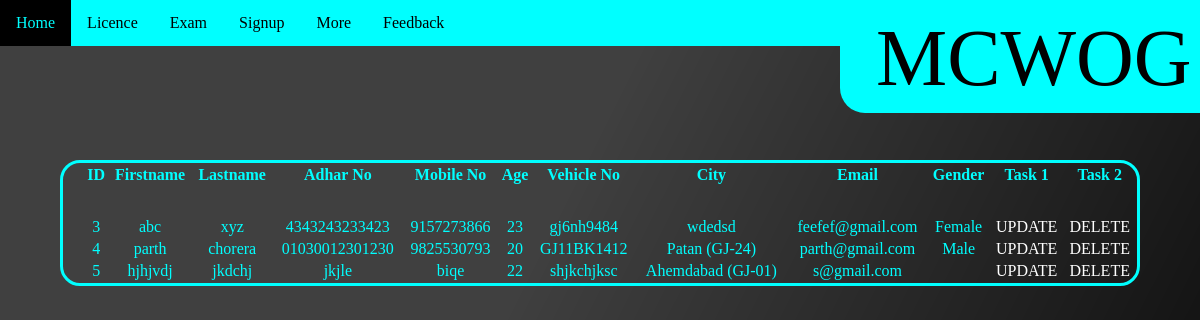
The page /admin/MCWOG.php on the database its author committed.
### tables this page shows
CREATE TABLE `mcwog` (
  `id` int(100) NOT NULL,
  `name` varchar(45) NOT NULL,
  `lname` varchar(45) NOT NULL,
  `ano` varchar(65) NOT NULL,
  `mno` varchar(45) NOT NULL,
  `age` varchar(100) NOT NULL,
  `vno` varchar(55) NOT NULL,
  `city` varchar(95) NOT NULL,
  `email` varchar(95) NOT NULL,
  `addr` varchar(200) NOT NULL,
  `gender` varchar(45) NOT NULL
);

### admin/MCWOG.php (the view, shortened to what this page needs)
<?php
    include('connect.php');
    echo "<html><head><style>
    *{
        margin: 0%;
        overflow: hidden;
        font-family: 'Lucida Sans';
    }
    body{
        background-image: url('blackBG.png');
    }
    nav ul {
        margin: 0;
        padding: 0;
        background-color:aqua;
        color: black;
        overflow: hidden;
        z-index: 5;
    }
    nav li {
        float: left;
    }
    nav li a {
        display: block;
        color:black;
        text-align: center;
        padding: 14px 16px;
        text-decoration: none;
        z-index: 5;
    }
    nav li a:hover {
        background-color: black;
        color: aqua;
    }
    .dropdown-content {
        display: none;
        position: absolute;
        background-color: black;
        color: aqua;
        min-width: 160px;
        box-shadow: 0px 8px 16px 0px rgba(0,0,0,0.2);
        z-index: 5;
    }
    .dropdown-content a {
        color: aqua;
        padding: 12px 16px;
        text-decoration: none;
        display: block;
        text-align: left;
        z-index: 5;
    }
    .dropdown:hover .dropdown-content {
        display: block;
    }
    .dropdown-content a:hover{
        background-color: aqua;
        color: black;
    }
    .link{
        color:white;
        text-decoration: none;
    }
    .head{
        width: 350px;
        height: 100px;
        background-color: aqua;
        border-radius: 25px;
        font-size: 80px;
        padding-left: 3%;
        position: absolute;
        left: 70%;
        animation-name: head;
        animation-duration: 2s;
        animation-fill-mode: forwards;
    }
    @keyframes head{
        from{bottom: 100%;}
        to{bottom: 85.9%;}
    }
    table{
        position: absolute;
        top:20%;
        left:5%;
        border: 3px solid aqua;
        border-radius:20px;
        padding-left: 20px;
        width:90%;
        color:aqua;
        animation-name: fade;
        animation-duration: 4s;
        animation-fill-mode: forwards;
    }
    @keyframes fade{
        from{opacity:0%;}
        to{opacity:100%;}
    }
    </style></head>
    <body>
    <nav>
        <ul>
            <li><a href='Home.php'>Home</a></li>
            <li class='dropdown'>
            <a class='dropbtn'>Licence</a>
            </li>
            <li><a href='exam.php'>Exam</a></li>
            <li><a href='reg.php'>Signup</a></li>
            <li class='dropdown'>
            <a class='dropbtn'>More</a>
            </li>
            <li><a href='Feedback.php'>Feedback</a></li>
        </ul>
    </nav><div class='head'>MCWOG</div>";
        echo "<table>";
        echo "<tr>";
        echo "<th>ID</th>";
        echo "<th>Firstname</th>";
        echo "<th>Lastname</th>";
        echo "<th>Adhar No</th>";
        echo "<th>Mobile No</th>";
        echo "<th>Age</th>";
        echo "<th>Vehicle No</th>";
        echo "<th>City</th>";
        echo "<th>Email</th>";
        echo "<th>Gender</th>";
        echo "<th>Task 1</th>";
        echo "<th>Task 2</th>";
        echo "</tr><tr></tr><tr></tr><tr></tr><tr></tr><tr></tr><tr></tr><tr></tr><tr></tr><tr></tr><tr></tr><tr></tr><tr></tr><tr></tr><tr></tr><tr></tr>";
        $q = mysqli_query($cn,"select * from mcwog");
    while($r = mysqli_fetch_array($q))
    {
        echo "
        <tr>
            <td><center>".$r[0]."</center></td>
            <td><center>".$r[1]."</center></td>
            <td><center>".$r[2]."</center></td>
            <td><center>".$r[3]."</center></td>
            <td><center>".$r[4]."</center></td>
            <td><center>".$r[5]."</center></td>
            <td><center>".$r[6]."</center></td>
            <td><center>".$r[7]."</center></td>
            <td><center>".$r[8]."</center></td>
            <td><center>".$r[10]."</center></td>
            <td><center><a class='link' href='regupd.php?id=".$r[0]." '>UPDATE</a></center></td>
            <td><center><a class='link' href='regdel.php?id=".$r[0]." '>DELETE</a></center></td>
        </tr>";
    }
        echo "</table></body></html>";
?>

### admin/MCWOG.php (style rules this page uses)
* { margin: 0%; overflow: hidden; font-family: 'Lucida Sans'; }
body { background-image: url('blackBG.png'); }
nav ul { margin: 0; padding: 0; background-color:aqua; color: black; overflow: hidden; z-index: 5; }
nav li { float: left; }
nav li a { display: block; color:black; text-align: center; padding: 14px 16px; text-decoration: none; z-index: 5; }
.link { color:white; text-decoration: none; }
.head { width: 350px; height: 100px; background-color: aqua; border-radius: 25px; font-size: 80px; padding-left: 3%; position: absolute; left: 70%; animation-name: head; animation-duration: 2s; animation-fill-mode: forwards; }
table { position: absolute; top:20%; left:5%; border: 3px solid aqua; border-radius:20px; padding-left: 20px; width:90%; color:aqua; animation-name: fade; animation-duration: 4s; animation-fill-mode: forwards; }

### rows shown on the page
mcwog: id "3", name "abc", lname "xyz", ano "4343243233423", mno "9157273866", age "23", vno "gj6nh9484", city "wdedsd", email "feefef@gmail.com", gender "Female"
mcwog: id "4", name "parth", lname "chorera", ano "01030012301230", mno "9825530793", age "20", vno "GJ11BK1412", city "Patan (GJ-24)", email "parth@gmail.com", gender "Male"
mcwog: id "5", name "hjhjvdj", lname "jkdchj", ano "jkjle", mno "biqe", age "22", vno "shjkchjksc", city "Ahemdabad (GJ-01)", email "s@gmail.com"
